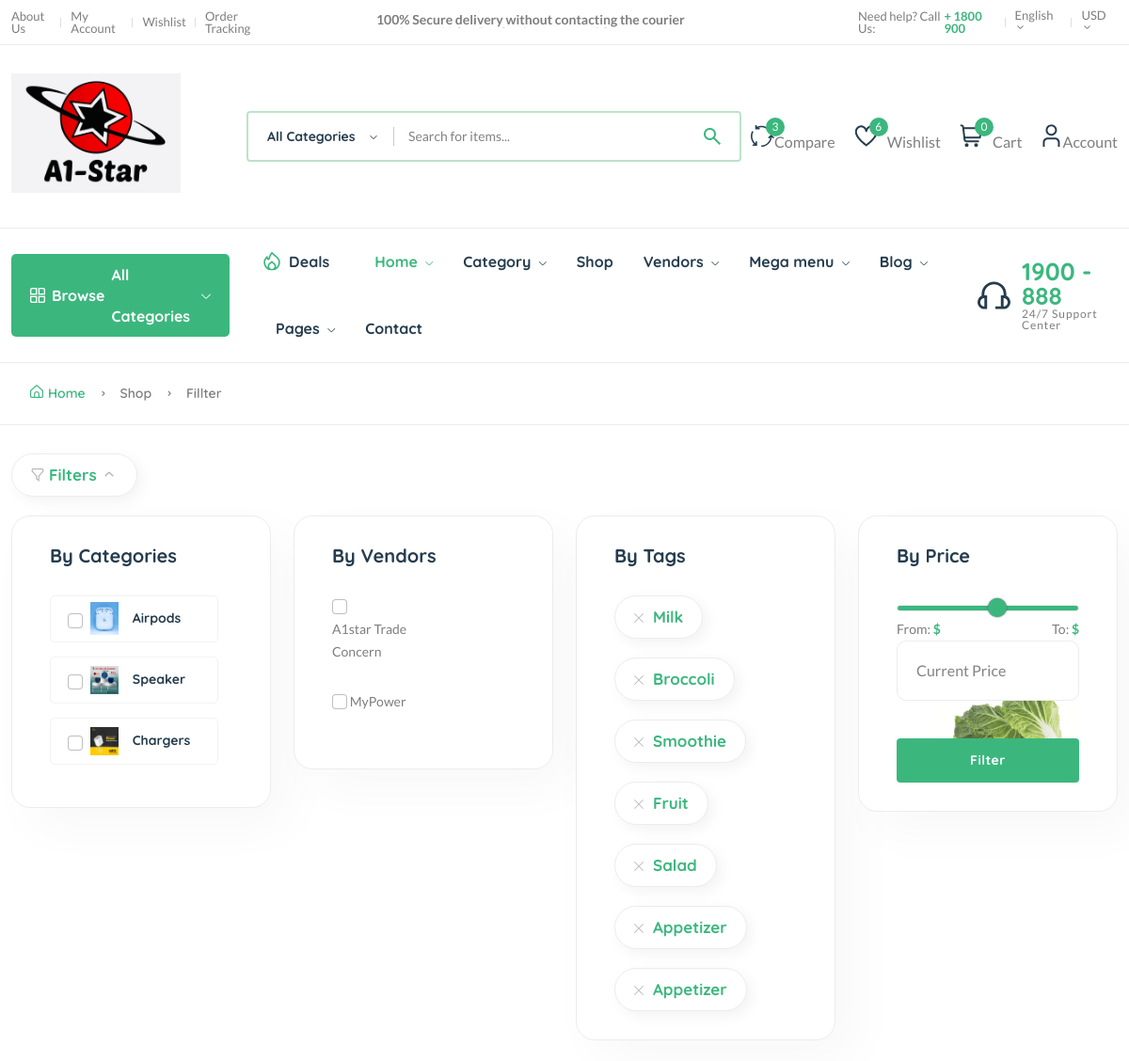
The app's page /products/ (upper part), older data.
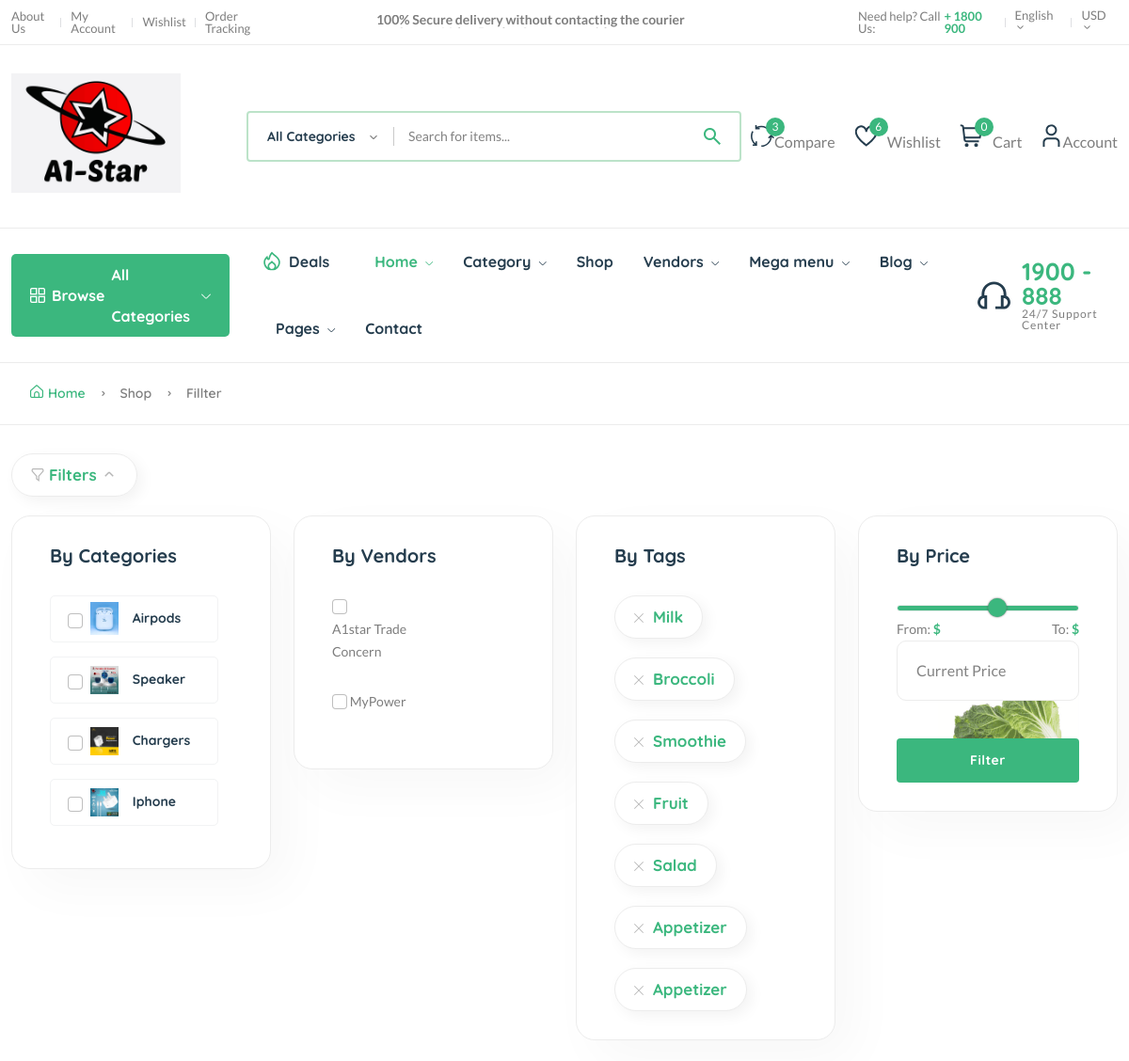
The same page, newer data.
### core/models.py (models this page shows, shortened)
class Category(models.Model):
    cid = ShortUUIDField(unique=True, length=10, max_length=20, prefix="cat", alphabet="abcdefgh12345")
    title = models.CharField(max_length=100, default="Food")
    image = models.ImageField(upload_to="category", default="category.jpg")
    class Meta:
        verbose_name_plural = "Categories"

class Vendor(models.Model):
    vid = ShortUUIDField(unique=True, length=10, max_length=20, prefix="ven", alphabet="abcdefgh12345")
    title = models.CharField(max_length=100, default="A1star")
    image = models.ImageField(upload_to=user_directory_path, default="vendor.jpg")
    cover_image = models.ImageField(upload_to=user_directory_path, default="vendor.jpg")
    description = RichTextUploadingField(null=True, blank=True, default="An Amazing Vendor")
    address = models.CharField(max_length=100, default="123 Main Street.")
    contact = models.CharField(max_length=100, default="+123 (456) 789")
    chat_resp_time = models.CharField(max_length=100, default="100")
    shipping_on_time = models.CharField(max_length=100, default="100")
    authentic_rating = models.CharField(max_length=100, default="100")
    days_return = models.CharField(max_length=100, default="100")
    warranty_period = models.CharField(max_length=100, default="100")
    user = models.ForeignKey(User, on_delete=models.SET_NULL, null=True)
    date = models.DateTimeField(auto_now_add=True, null=True, blank=True)
    class Meta:
        verbose_name_plural = "Vendors"

### core/views.py (the view)
# urls.py: path("products/", product_list_view, name='product-list'),
def product_list_view(request):
    products = Product.objects.filter(product_status="published")
    context = {
        "products":products,
    }
    return render(request, 'core/product-list.html', context)

### core/context_processor.py (called while the page is built)
def default(request):
    categories = Category.objects.all()
    vendors = Vendor.objects.all()
    try:
        address = Address.objects.get(user=request.user)
    except:
        address = None
    return{
        'categories':categories,
        'address':address,
        'vendors':vendors,
    }

### core/models.py (called while the page is built)
    def get_precentage(self):
        new_price = (self.price / self.old_price) * 100
        return new_price

### templates/core/product-list.html (shortened to what the changed rows need)
{% extends "partials/base.html" %}
{% load static %}
{% block content %}
    <head>
    </head>
    <main class="main">
        <div class="container mb-30 mt-30">
            <div class="row">
                <div class="col-lg-12">
                    <div class="shop-product-fillter-header">
                        <div class="row">
                            <div class="col-xl-3 col-lg-6 col-md-6 mb-lg-0 mb-md-2 mb-sm-2">
                                <div class="card">
                                    <div class="categories-dropdown-wrap font-heading">
                                        <ul>
                                            {% for c in categories %}
                                            <li>
                                                <input data-filter="category" class="form-check-input filter-checkbox" type="checkbox" name="checkbox" id="exampleCheckbox2" value="{{ c.id }}" />
                                                <a href="{% url 'core:category-product-list' c.cid %}"> <img src="{{c.image.url}}" alt="" />{{ c.title }}</a>
                                            </li>
                                            {% endfor %}
                                        </ul>
                                    </div>
                                </div>
                            </div>
                            <div class="col-xl-3 col-lg-6 col-md-6 mb-lg-0 mb-md-2 mb-sm-2">
                                <div class="card">
                                    <div class="d-flex">
                                        <div class="customeee-checkbox mr-80">
                                            {% for v in vendors %}
                                            <input class="form-check-input filter-checkbox" data-filter="vendor" type="checkbox" name="checkbox" id="exampleCheckbox1" value="{{ v.id }}" />
                                            <label class="form-check-label" for="exampleCheckbox1"><span>{{v.title}}</span></label>
                                            <br /><br />
                                            {% endfor %}
                                        </div>
                                    </div>
                                </div>
                            </div>
                        </div>
                    </div>
                </div>
            </div>
        </div>
    </main>
{% endblock content %}

Row changes from the older to the newer data that the page shows:
added Category: image (picture), title "Iphone"
